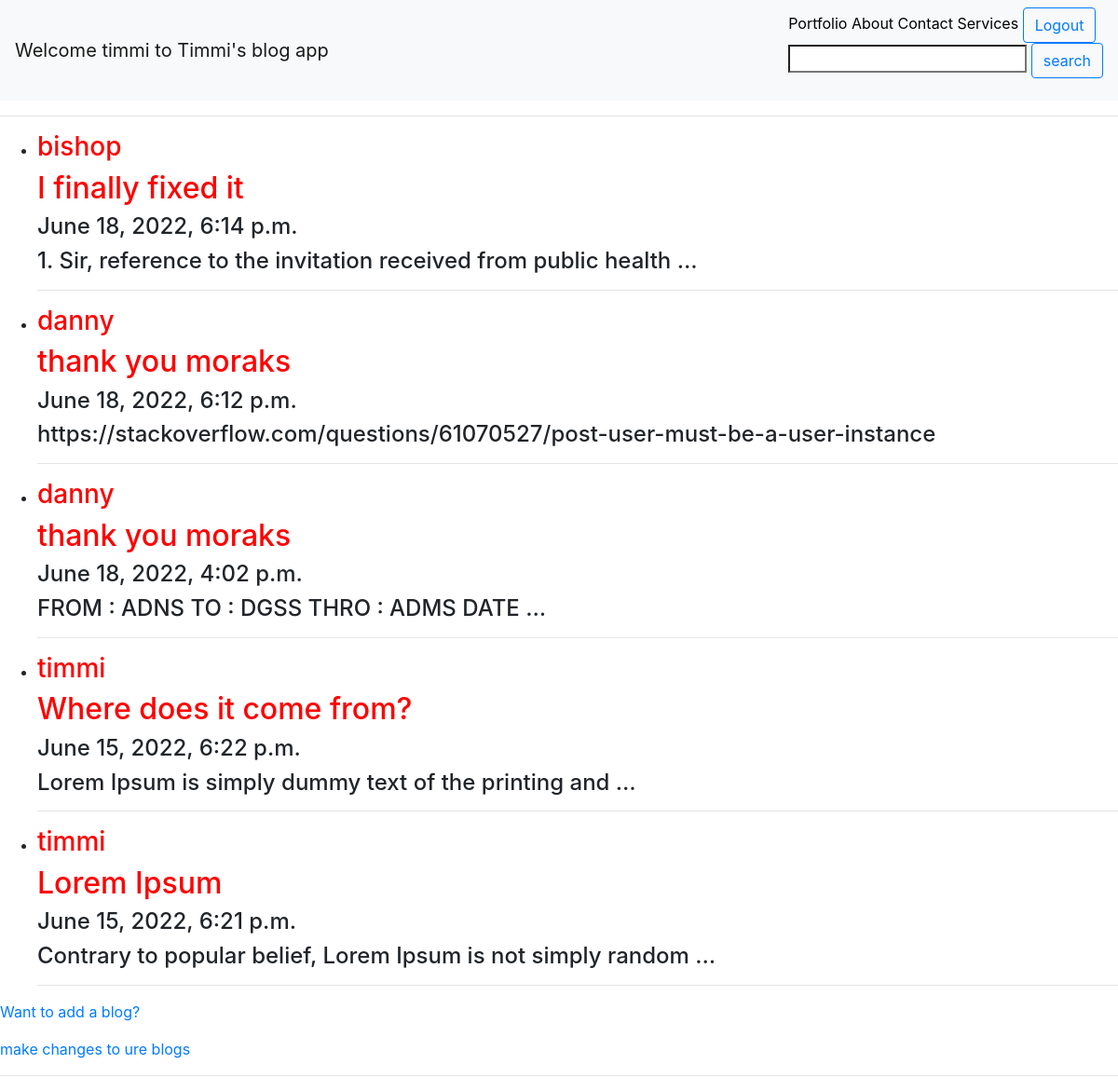
/ (signed in), run on the app's committed database.
### myblogapp/models.py (models this page shows, shortened)
class User(AbstractUser):
    pass

class Post(models.Model):
    user = models.ForeignKey(User, on_delete=models.CASCADE, null=True, blank=True                                                                                                                                                                                                                                                                                                                                                                                                                                                                                                                                                                                                                                                                                                                                                                                                                                                                                                                                                                                                                                                                                                                                                                                                                                                                                                                                                                                                                                                                                                                                                                                                                                                                                                                                                                                                                                                                                                                                                                                                                                                                                                                                                                                                                                                                                                                                                                                                                                                                                                                                                                                                                                                                                                                                                                                                                                                                                                                                                                                                                                                                                                                                                                                                                                                                                                                                                                                                                                                                                                                                                                                                                                                                                                                                                                                                                                                                                                                                                                                                                                                                                                                          )
    heading = models.CharField(max_length=1000, null=True, blank=True)
    body = models.TextField(max_length=1000000)
    time_created=models.DateTimeField(default=datetime.now, blank=True)

### myblogapp/views.py (the view)
# urls.py: path('',views.index,name='index'),
def index(request):
    blog = Post.objects.all()
    return render(request, 'index.html',{'blog':blog})

### myblogapp/templates/index.html (shortened to what this page needs)
<!DOCTYPE html>
<html>
    <head>
    </head>
    <link rel="stylesheet" href="https://cdn.jsdelivr.net/npm/bootstrap@4.1.3/dist/css/bootstrap.min.css">
    <body>
        <nav class="navbar navbar-light bg-light">
            {% if user.is_authenticated %}
            <a class="navbar-brand" href="#">Welcome {{user.username}} to Timmi's blog app<br></a>
            {% else %}
            <a class="navbar-brand" href="#">Welcome guest to Timmi's blog app<br> sign up now to write ure first blog :)</a>
            {% endif %}
            <div id="navcontainer">
              <ul id="navlist">
              <a style=" text-decoration: none, ;color: black;" href="#">Portfolio</a>
              <a style=" text-decoration: none, ;color: black;"href="#">About</a>
              <a style=" text-decoration: none, ;color: black;"href="#">Contact</a>
              <a style=" text-decoration: none, ;color: black;"href="#">Services</a>
              {% if user.is_authenticated %}
              <a href="login"><button class="btn btn-outline-primary" type="submit">Logout</button></a>
              {% else %}
              <a href="signup"><button class="btn btn-outline-primary" type="submit">Login/Signup</button></a>
              {% endif %}
              <a><form method="POST" action="{% url 'search' %}">
                <input type="search" name="search">
                <button class="btn btn-outline-primary" type="submit">search</button>
              </form></a>
              </ul>
             </div>
          </nav>
        <hr>
{% block content %}
            {% for blog in blog reversed %}
                <ul>
                    <li>
                        <a style="text-decoration:none; color: red;" href="/posts/{{blog.id}}">
                            <h3>{{blog.user.username}}</h3>
                            <h2>{{blog.heading}}</h2>
                            </a>
                        <h4>{{blog.time_created}}</h4>
                        <h4>{{blog.body|truncatewords:10}}</h4>
                        <hr>
                    </li>
                </ul>
            {% endfor %}
            {% if user.is_authenticated %}
                <p><a href="user_blog">Want to add a blog?</a></p>           <p><a href="user_blog">make changes to ure blogs</a></p>
            {% else %}
                <p><a href="signup">sign up now to add ure first blog :)</a></p>
            {% endif %}
            {% endblock %}
        <hr>
    </body>
</html>

### myblogapp/templates/index.html (style rules this page uses)
h3 { color: red; }

### data on the page
User: username "timmi"
Post: user.username "bishop", heading "I finally fixed it", time_created "June 18, 2022, 6:14 p.m.", body "1. Sir, reference to the invitation received from public health …"
Post: user.username "danny", heading "thank you moraks", time_created "June 18, 2022, 6:12 p.m.", body "https://stackoverflow.com/questions/61070527/post-user-must-be-a-user-instance"
Post: user.username "danny", heading "thank you moraks", time_created "June 18, 2022, 4:02 p.m.", body "FROM : ADNS TO : DGSS THRO : ADMS DATE …"
Post: user.username "timmi", heading "Where does it come from?", time_created "June 15, 2022, 6:22 p.m.", body "Lorem Ipsum is simply dummy text of the printing and …"
Post: user.username "timmi", heading "Lorem Ipsum", time_created "June 15, 2022, 6:21 p.m.", body "Contrary to popular belief, Lorem Ipsum is not simply random …"
